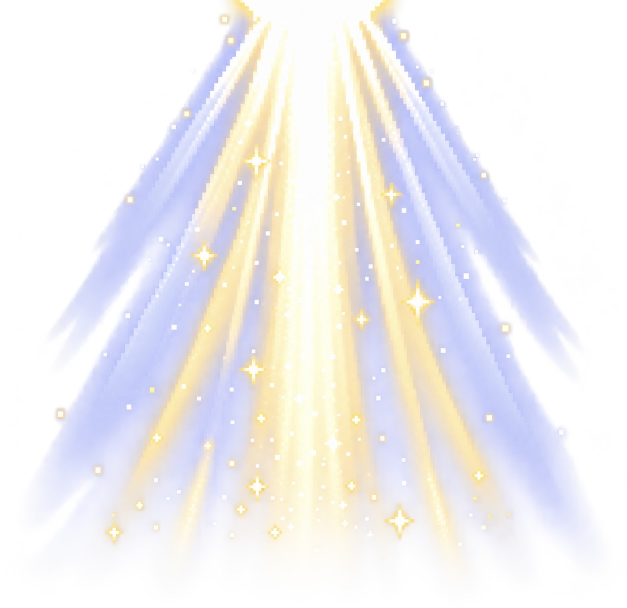
#> input picture assets/fx-source/portal-beam-source.jpg, 1254 x 1215 px, found by its file name (shown at 1/2 size)
$ python import_portal_beam.py ../assets/fx-source/portal-beam-source.jpg
#> lines starting #> are read from the running program, lines starting #| are printed output that depends on the picture; after the words box and inside, x2 and y2 are one past the last pixel; in counts of white or black regions, pixels touching at a corner belong together
#!/usr/bin/env python3
"""Turn the owner's light-shaft artwork into the portal beam sprite.

v2.3.2070.  Owner: "Use this to indicate portal areas (where you go between
zones) instead of the double circles.  It should fade furthest from the zone
entrance."

THE SOURCE IS LIGHT-ON-WHITE, WHICH IS BACKWARDS FOR A GLOW.  Every other FX
strip in this repo is keyed off magenta or comes with real alpha; this one
arrived as a JPEG of pale gold and periwinkle rays on pure white, because that
is what a light shaft looks like drawn on paper -- you cannot paint brighter
than the page, so the artist encodes ray INTENSITY as distance from white.
Measured: the darkest pixel in the whole image is 103, and 45% of it is pure
white.  So there is no dark ink to key and no alpha to recover; it has to be
derived.

  alpha = (255 - min(R,G,B)) / 255      how far from white this pixel is
  color = pixel scaled so max(R,G,B)=255   its hue, at full brightness

drawn ADDITIVELY.  A gold ray adds gold light, a blue ray adds blue, and the
white page adds exactly nothing -- which is the property that makes a white
background correct rather than a mistake to work around.  Taking luminance as
alpha instead (the obvious first move) inverts the picture: the white page
becomes the brightest thing on screen.

DEADZONE.  JPEG ringing puts a little noise in the white.  Measured over three
corner blocks: mean 0.0002, p99 0.0039, max 0.0118 raw alpha.  Anything under
DEADZONE is cleared and the rest is rescaled, so the sprite has a genuinely
empty background instead of a faint rectangular haze over the map.

THE AXIAL FADE IS THE OWNER'S ACTUAL REQUEST AND IT IS NOT IN THE ART.  The
rays fan out from an apex, so the picture LOOKS like it fades -- but that is
the fan spreading, not the rays dimming.  Peak intensity per row is flat down
almost the whole length (chroma max 114 at the apex, 111 at 84% of the way
down).  So the falloff is baked here, and `--report` prints the per-row profile
with a monotonicity check, because "it fades" is a claim about numbers.

The apex becomes the BOTTOM of the sprite (the image is flipped), so it sits on
the portal tile with the beam rising away from it -- brightest where you step
through, faintest furthest from it.

  python3 tools/import_portal_beam.py --report    measure, write nothing
  python3 tools/import_portal_beam.py --write     write the sprite
"""
import sys
import numpy as np
from PIL import Image

SRC = 'assets/fx-source/portal-beam-source.jpg'
OUT = 'public/sprites/fx/portal-beam.webp'

DEADZONE = 0.02      # > 1.7x the worst measured JPEG noise (0.0118)
OUT_W = 448          # drawn ~3.5 tiles wide; 448 covers 2x DPR with headroom
FADE_POWER = 1.80    # see _fade() and report(); the lowest value that fades
                     # at EVERY band of the beam, with margin
SATURATION = 3.0     # see build(); the rays' hue, deepened so they read as
                     # light and not as haze


def _fade(t):
    """Alpha multiplier at normalised distance `t` from the apex (0) to the
    far end (1).  Deliberately starts at 1.0 and reaches 0.0 exactly, so the
    beam has no cut edge at the top of its own texture."""
    return np.clip(1.0 - t, 0.0, 1.0) ** FADE_POWER


def build():
    src = np.asarray(Image.open(SRC).convert('RGB')).astype(np.float32)
    h, w, _ = src.shape
#> h = 1215; w = 1254

    alpha = (255.0 - src.min(axis=2)) / 255.0
    alpha = np.clip((alpha - DEADZONE) / (1.0 - DEADZONE), 0.0, 1.0)

    # THE HUE, DEEPENED.  Taking the pixel and just scaling its brightest
    # channel to 255 is the obvious move and it comes out as pale haze: a gold
    # ray on the page is (250, 230, 177), which is only 78/255 of the way from
    # white, so ADDING it to the map is very nearly adding white.  Composited
    # over the meadow at four strengths, that version reads as fog with a
    # slight tint, not as a beam.
    # So each channel is pushed away from the pixel's own brightest channel by
    # SATURATION before the rescale, which keeps the hue and deepens it --
    # (250, 230, 177) becomes gold rather than cream, and the periwinkle outer
    # rays become blue instead of vanishing into the grass.  Clipped at 0, so a
    # very saturated pixel saturates further rather than wrapping.
    mx = src.max(axis=2, keepdims=True)
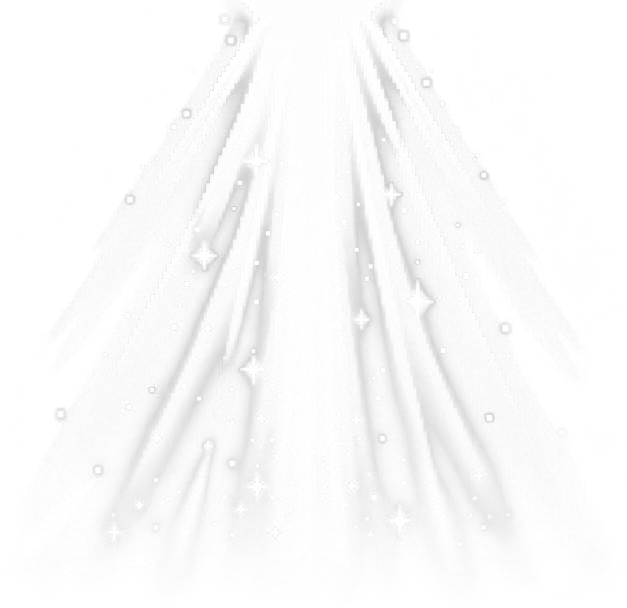
#> mx: shape (1215, 1254, 1) float32 (shown at 1/2 size); min 200, max 255, mean 249.8
    color = np.clip(mx - (mx - src) * SATURATION, 0.0, 255.0)
    # Back to full brightness.  Guarded: a pure-black pixel would divide by
    # zero, and while this source has none (min luminance 103) the guard is
    # what stops a different source file from producing NaNs silently.
    cmx = color.max(axis=2, keepdims=True)
    color = np.where(cmx > 1.0, color * (255.0 / np.maximum(cmx, 1.0)), 255.0)
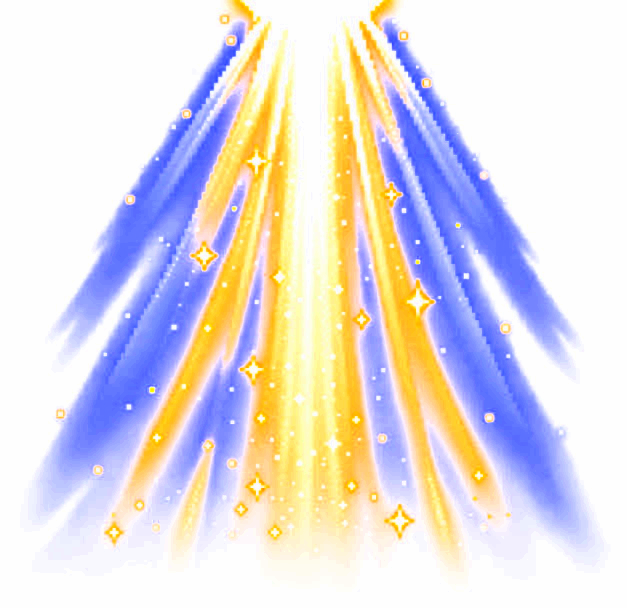
#> color: shape (1215, 1254, 3) float32 (shown at 1/2 size); mean R, G, B 228.2, 222, 225.7; drawn with min black and max white

    # Axial fade, in SOURCE orientation: the apex is the top row.
    t = (np.arange(h, dtype=np.float32) / max(1, h - 1))[:, None]
#> t = 1215 values from 0 to 1
    alpha = alpha * _fade(t)
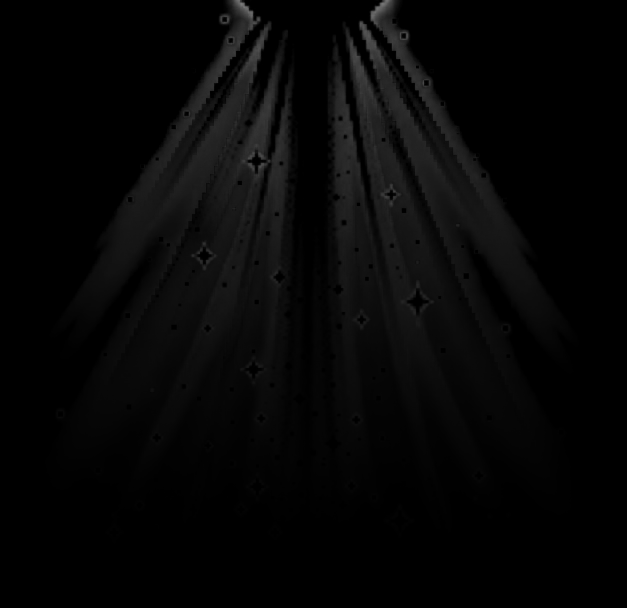
#> alpha: shape (1215, 1254) float32 (shown at 1/2 size); min 0, max 0.483, mean 0.0257

    # Crop to what is actually left, so the sprite carries no dead margin.
    ink = alpha > (1.0 / 255.0)
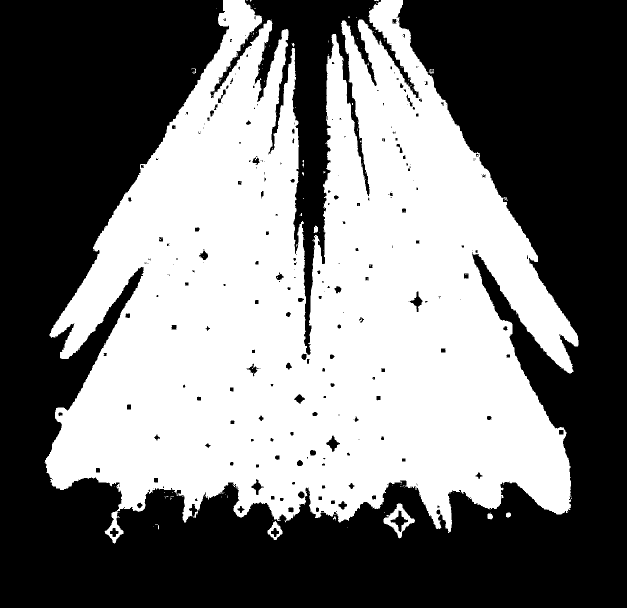
#> ink: shape (1215, 1254) bool (shown at 1/2 size); 46.3% white; 198 white regions (185 under 20 px), largest, box (x1, y1, x2, y2) and area: (89, 0, 1157, 1087) 702223, (767, 1007, 830, 1077) 1456, (535, 1042, 565, 1080) 487
    ys, xs = np.where(ink)
    y0, y1, x0, x1 = ys.min(), ys.max() + 1, xs.min(), xs.max() + 1
#> y0 = 0; y1 = 1087; x0 = 89; x1 = 1157
    alpha = alpha[y0:y1, x0:x1]
#> alpha: shape (1087, 1068) float32
    color = color[y0:y1, x0:x1]
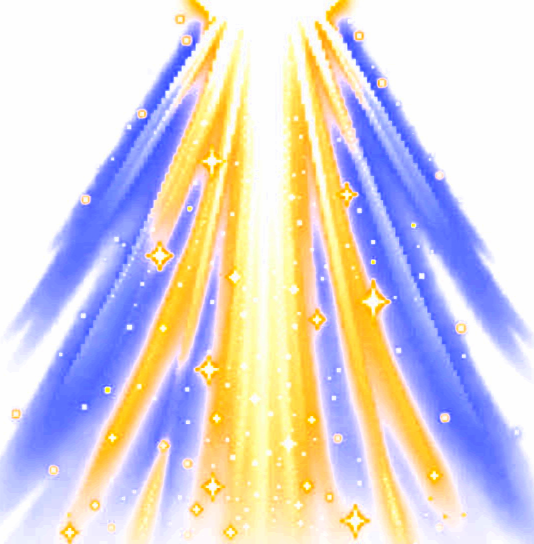
#> color: shape (1087, 1068, 3) float32 (shown at 1/2 size); mean R, G, B 219.7, 212, 216.8; drawn with min black and max white

    # Normalise so the brightest surviving pixel is fully opaque; the draw-time
    # sprite alpha is what sets the final strength, and starting from a full
    # range gives the pulse the most to work with.
    peak = float(alpha.max())
#> peak = 0.483
    if peak > 0:
        alpha = alpha / peak

    rgba = np.concatenate([color, alpha[..., None] * 255.0], axis=2)
    img = Image.fromarray(np.clip(rgba, 0, 255).astype(np.uint8), 'RGBA')
    # Apex to the BOTTOM: it anchors on the portal tile, beam rising away.
    img = img.transpose(Image.FLIP_TOP_BOTTOM)
    out_h = max(1, round(img.height * OUT_W / img.width))
#> out_h = 456
    return img.resize((OUT_W, out_h), Image.LANCZOS)
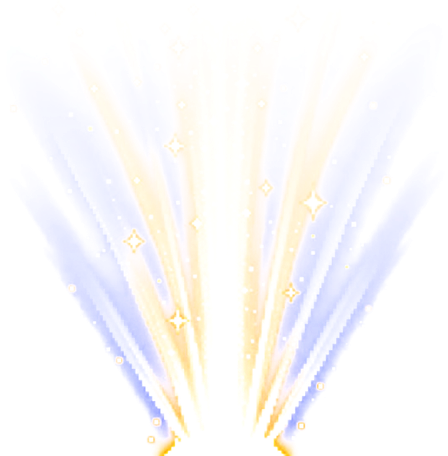
#> returned value: PIL image 448x456 RGBA; mean R, G, B, A 131.4, 124.7, 128.4, 17.5; transparent parts drawn white


BANDS = 12


def report(img):
    """Print the fade profile and check it, band by band.

    MEASURED IN BANDS, NOT ROWS, and that is the whole subtlety.  Row-by-row
    the mean alpha jitters: hand-painted streaks start and stop at different
    heights, so a strict per-row test fails on the art's own texture rather
    than on the fade.  Smoothing does not fix it either -- there is a genuine
    plateau a fifth of the way up where the rays bunch.  Twelve equal bands is
    the resolution a person actually perceives a gradient at, and at
    FADE_POWER 1.8 every one of them is dimmer than the last with real margin
    (the smallest fall is 0.0056, and no band rises at any tolerance).

    Both halves of the owner's requirement are asserted:
      - it FADES: every band below the one before it, no tolerance allowed;
      - it fades to NOTHING: the last band keeps under 10% of the first."""
    a = np.asarray(img).astype(np.float32)[..., 3] / 255.0
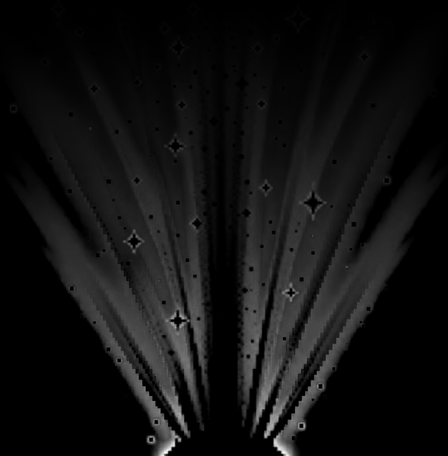
#> a: shape (456, 448) float32; min 0, max 1, mean 0.0686
    h = a.shape[0]
#> h = 456
    # Mean alpha over the lit pixels of each row, apex-first.
    rows = np.array([
        (lambda ink: float(ink.mean()) if ink.size else 0.0)(a[y][a[y] > 1e-3])
        for y in range(h - 1, -1, -1)
    ])
#> rows = 456 values, max 0.419 at index 5, min 0.00467 at index 453, mean 0.134
    edges = [int(i * h / BANDS) for i in range(BANDS + 1)]
    band = np.array([rows[edges[i]:edges[i + 1]].mean() for i in range(BANDS)])
#> band = [0.307, 0.236, 0.23, 0.222, 0.181, 0.133, 0.106, 0.0777, 0.0607, 0.0377, 0.0164, 0.00612]

    print(f'sprite {img.width}x{img.height}   apex row = {h - 1} (bottom)')
#| sprite 448x456   apex row = 455 (bottom)
    print('  band  dist-from-apex   mean-alpha   step      peak   lit-px')
    for i in range(BANDS):
        y = h - 1 - (edges[i] + edges[i + 1]) // 2
        lit = a[y][a[y] > 1e-3]
        step = '   —   ' if i == 0 else f'{band[i] - band[i - 1]:+7.4f}'
        print(f'   {i + 1:2d}   {edges[i] / h:4.2f}-{edges[i + 1] / h:4.2f}      '
              f'{band[i]:6.4f}    {step}   {float(a[y].max()):6.4f}   {int(lit.size)}')
#> this loop made 12 passes
#> step on passes 1 to 12: '   —   ', '-0.0716', '-0.0056', '-0.0084', '-0.0410', '-0.0476', '-0.0267', '-0.0286', '-0.0170', '-0.0230', '-0.0213', '-0.0103'
#|     1   0.00-0.08      0.3073       —      0.6902   77
#|     2   0.08-0.17      0.2357    -0.0716   0.5373   141
#|     3   0.17-0.25      0.2301    -0.0056   0.4549   192
#|     4   0.25-0.33      0.2217    -0.0084   0.5373   248
#|     5   0.33-0.42      0.1806    -0.0410   0.4510   303
#|     6   0.42-0.50      0.1331    -0.0476   0.3882   359
#|     7   0.50-0.58      0.1063    -0.0267   0.2627   375
#|     8   0.58-0.67      0.0777    -0.0286   0.1412   388
#> (further printed lines are left out)

    ok = True
    rises = [i for i in range(1, BANDS) if band[i] >= band[i - 1]]
#> rises = []
    if rises:
        ok = False
        print(f'FAIL: {len(rises)} band(s) are no dimmer than the band nearer the apex '
              f'— the beam does not fade away from the entrance')
        for i in rises:
            print(f'   band {i} -> {i + 1}: {band[i - 1]:.4f} -> {band[i]:.4f}')
    fall = 1.0 - (band[-1] / max(band[0], 1e-9))
#> fall = 0.98
    if fall < 0.90:
        ok = False
        print(f'FAIL: the far end keeps {(1 - fall) * 100:.0f}% of the apex '
              f'(it has to lose at least 90%)')
    if ok:
        smallest = min(band[i - 1] - band[i] for i in range(1, BANDS))
#> smallest = 0.00558
        print(f'OK: all {BANDS} bands fade (smallest fall {smallest:.4f}), '
              f'{band[0]:.4f} at the entrance -> {band[-1]:.4f} at the far end '
              f'({fall * 100:.1f}% lost)')
#| OK: all 12 bands fade (smallest fall 0.0056), 0.3073 at the entrance -> 0.0061 at the far end (98.0% lost)
    return ok


if __name__ == '__main__':
    img = build()
    ok = report(img)
#> ok = True
    if '--write' in sys.argv:
        if not ok:
            sys.exit('refusing to write: the fade check failed')
        # LOSSLESS WebP.  Measured against the PNG at the size the renderer
        # actually draws it (165x168): lossless is 169 KB against the PNG's
        # 207 KB with byte-identical output, q95 is 105 KB.  The alpha plane
        # comes back exact at every quality (libwebp keeps it lossless at its
        # default alpha_quality), so the question is only the RGB, and q95's
        # error weighted by alpha -- which is what an ADDITIVE draw actually
        # contributes -- is mean 0.14/255 with a max of 15.  That is almost
        # certainly invisible, and it is still a risk taken on a smooth
        # gradient, which is the one thing lossy WebP bands.  38 KB is not
        # worth it on the owner's own artwork.
        img.save(OUT, lossless=True)
        import os
        print(f'wrote {OUT}  ({os.path.getsize(OUT) / 1024:.0f} KB)')
    sys.exit(0 if ok else 1)
#> (the program exits here)
